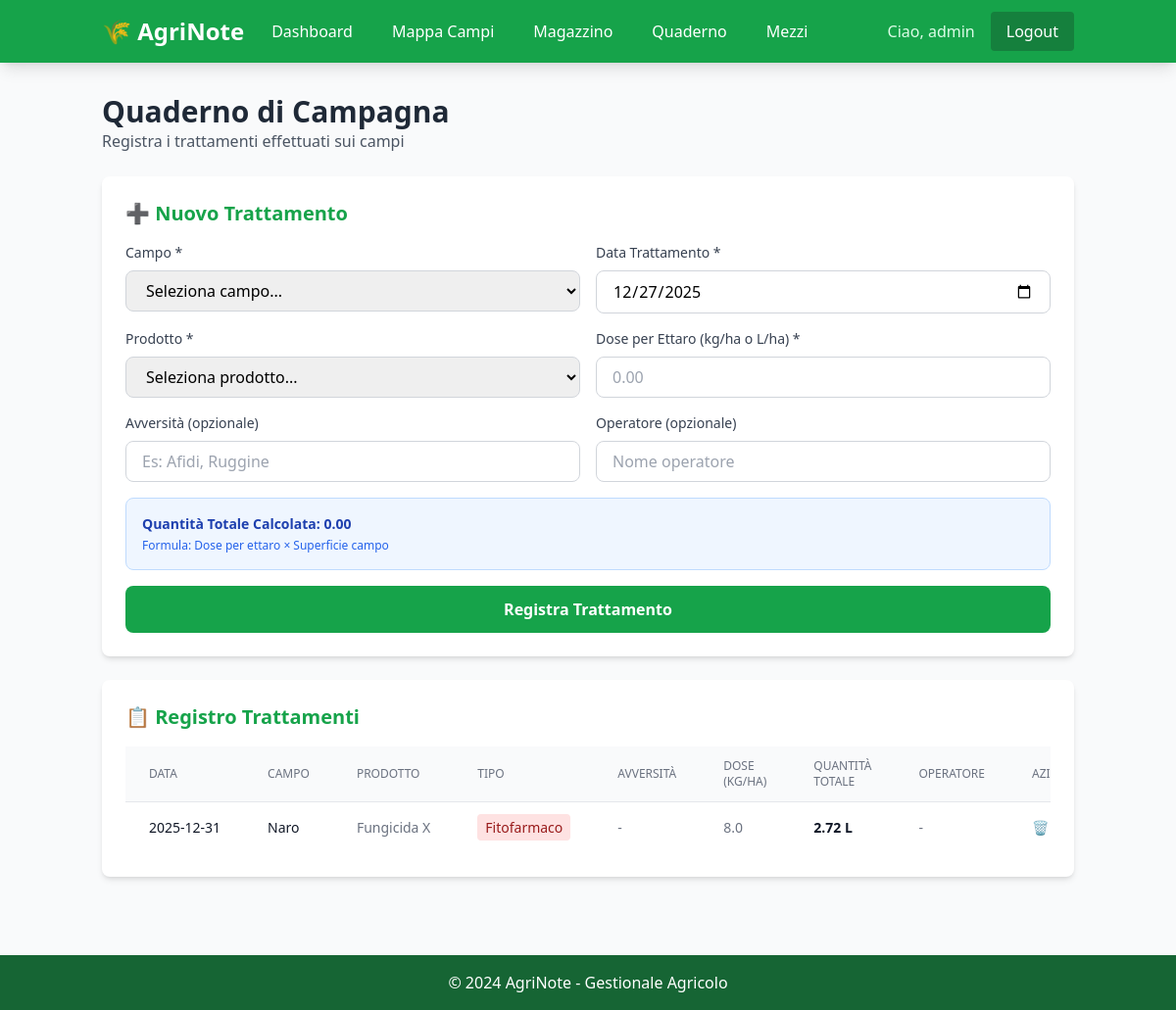
The page /quaderno (signed in) on the database its author committed.
### models.py (models this page shows)
class User(Base):
    __tablename__ = "users"
    id = Column(Integer, primary_key=True, index=True)
    username = Column(String, unique=True, index=True, nullable=False)
    password_hash = Column(String, nullable=False)
    aziende = relationship("Azienda", back_populates="user", cascade="all, delete-orphan")

class Trattamento(Base):
    __tablename__ = "trattamenti"
    id = Column(Integer, primary_key=True, index=True)
    campo_id = Column(Integer, ForeignKey("campi.id"), nullable=False)
    data = Column(Date, nullable=False)
    prodotto_id = Column(Integer, ForeignKey("prodotti.id"), nullable=False)
    avversita = Column(String, nullable=True)
    quantita_per_ettaro = Column(Float, nullable=False)
    quantita_totale = Column(Float, nullable=False)  # Calcolata: dose * ettari
    operatore = Column(String, nullable=True)
    campo = relationship("Campo", back_populates="trattamenti")
    prodotto = relationship("Prodotto", back_populates="trattamenti")

class Campo(Base):
    __tablename__ = "campi"
    id = Column(Integer, primary_key=True, index=True)
    azienda_id = Column(Integer, ForeignKey("aziende.id"), nullable=False)
    nome = Column(String, nullable=False)
    superficie_ettari = Column(Float, nullable=False)
    coordinate_poligono = Column(JSON, nullable=True)  # Lista di coordinate [lat, lng]
    centro_lat = Column(Float, nullable=True)  # Latitudine centro campo
    centro_lng = Column(Float, nullable=True)  # Longitudine centro campo
    coltura_attuale = Column(String, nullable=True)
    azienda = relationship("Azienda", back_populates="campi")
    trattamenti = relationship("Trattamento", back_populates="campo", cascade="all, delete-orphan")

class Prodotto(Base):
    __tablename__ = "prodotti"
    id = Column(Integer, primary_key=True, index=True)
    azienda_id = Column(Integer, ForeignKey("aziende.id"), nullable=False)
    nome_commerciale = Column(String, nullable=False)
    tipo = Column(Enum(TipoProdotto), nullable=False)
    quantita_disponibile = Column(Float, nullable=False)
    unita_misura = Column(String, nullable=False)  # "kg" o "L"
    azienda = relationship("Azienda", back_populates="prodotti")
    trattamenti = relationship("Trattamento", back_populates="prodotto")

### main.py (the view)
@app.get("/quaderno", response_class=HTMLResponse)
async def quaderno(request: Request, db: Session = Depends(get_db)):
    user = require_auth(request, db)
    azienda = db.query(Azienda).filter(Azienda.user_id == user.id).first()
    if not azienda:
        raise HTTPException(status_code=404, detail="Azienda non trovata")
    campi = db.query(Campo).filter(Campo.azienda_id == azienda.id).all()
    prodotti = db.query(Prodotto).filter(Prodotto.azienda_id == azienda.id).all()
    try:
        trattamenti = db.query(Trattamento).join(Campo).filter(
            Campo.azienda_id == azienda.id
        ).order_by(Trattamento.data.desc()).all()
    except Exception as e:
        print(f"WARNING: Errore query trattamenti: {e}")
        tutti_trattamenti = db.query(Trattamento).all()
        trattamenti = []
        for tr in tutti_trattamenti:
            try:
                if tr.campo and tr.campo.azienda_id == azienda.id:
                    trattamenti.append(tr)
            except:
                pass
        trattamenti.sort(key=lambda x: x.data, reverse=True)
    return templates.TemplateResponse("quaderno.html", {
        "request": request,
        "user": user,
        "azienda": azienda,
        "campi": campi,
        "prodotti": prodotti,
        "trattamenti": trattamenti,
        "oggi": date.today()
    })

### templates/quaderno.html (shortened to what this page needs)
{% extends "base.html" %}
{% block content %}
<div class="mb-6">
    <h2 class="text-3xl font-bold text-gray-800">Quaderno di Campagna</h2>
    <p class="text-gray-600">Registra i trattamenti effettuati sui campi</p>
</div>
<div class="bg-white rounded-lg shadow-md p-6 mb-6">
    <h3 class="text-xl font-semibold text-green-600 mb-4">➕ Nuovo Trattamento</h3>
    <form method="POST" action="/quaderno/trattamento/nuovo" class="grid grid-cols-1 md:grid-cols-2 gap-4">
        <div>
            <label for="campo_id" class="block text-sm font-medium text-gray-700 mb-2">
                Campo *
            </label>
            <select
                id="campo_id"
                name="campo_id"
                required
                class="w-full px-4 py-2 border border-gray-300 rounded-lg focus:ring-2 focus:ring-green-500"
            >
                <option value="">Seleziona campo...</option>
            </select>
        </div>
        <div>
            <label for="data" class="block text-sm font-medium text-gray-700 mb-2">
                Data Trattamento *
            </label>
            <input
                type="date"
                id="data"
                name="data"
                required
                value="{{ oggi.isoformat() if oggi else '' }}"
                class="w-full px-4 py-2 border border-gray-300 rounded-lg focus:ring-2 focus:ring-green-500"
            >
        </div>
        <div>
            <label for="prodotto_id" class="block text-sm font-medium text-gray-700 mb-2">
                Prodotto *
            </label>
            <select
                id="prodotto_id"
                name="prodotto_id"
                required
                class="w-full px-4 py-2 border border-gray-300 rounded-lg focus:ring-2 focus:ring-green-500"
            >
                <option value="">Seleziona prodotto...</option>
            </select>
        </div>
        <div>
            <label for="quantita_per_ettaro" class="block text-sm font-medium text-gray-700 mb-2">
                Dose per Ettaro (kg/ha o L/ha) *
            </label>
            <input
                type="number"
                id="quantita_per_ettaro"
                name="quantita_per_ettaro"
                step="0.01"
                required
                class="w-full px-4 py-2 border border-gray-300 rounded-lg focus:ring-2 focus:ring-green-500"
                placeholder="0.00"
            >
        </div>
        <div>
            <label for="avversita" class="block text-sm font-medium text-gray-700 mb-2">
                Avversità (opzionale)
            </label>
            <input
                type="text"
                id="avversita"
                name="avversita"
                class="w-full px-4 py-2 border border-gray-300 rounded-lg focus:ring-2 focus:ring-green-500"
                placeholder="Es: Afidi, Ruggine"
            >
        </div>
        <div>
            <label for="operatore" class="block text-sm font-medium text-gray-700 mb-2">
                Operatore (opzionale)
            </label>
            <input
                type="text"
                id="operatore"
                name="operatore"
                class="w-full px-4 py-2 border border-gray-300 rounded-lg focus:ring-2 focus:ring-green-500"
                placeholder="Nome operatore"
            >
        </div>
        <div class="md:col-span-2">
            <div class="bg-blue-50 border border-blue-200 rounded-lg p-4 mb-4">
                <p class="text-sm text-blue-800">
                    <strong>Quantità Totale Calcolata:</strong>
                    <span id="quantitaTotale" class="font-bold">0.00</span>
                </p>
                <p class="text-xs text-blue-600 mt-1">
                    Formula: Dose per ettaro × Superficie campo
                </p>
            </div>
            <button
                type="submit"
                class="w-full bg-green-600 hover:bg-green-700 text-white font-semibold py-3 rounded-lg transition duration-200"
            >
                Registra Trattamento
            </button>
        </div>
    </form>
</div>
<div class="bg-white rounded-lg shadow-md p-6">
    <h3 class="text-xl font-semibold text-green-600 mb-4">📋 Registro Trattamenti</h3>
    {% if trattamenti %}
    <div class="overflow-x-auto">
        <table class="min-w-full divide-y divide-gray-200">
            <thead class="bg-gray-50">
                <tr>
                    <th class="px-6 py-3 text-left text-xs font-medium text-gray-500 uppercase">Data</th>
                    <th class="px-6 py-3 text-left text-xs font-medium text-gray-500 uppercase">Campo</th>
                    <th class="px-6 py-3 text-left text-xs font-medium text-gray-500 uppercase">Prodotto</th>
                    <th class="px-6 py-3 text-left text-xs font-medium text-gray-500 uppercase">Tipo</th>
                    <th class="px-6 py-3 text-left text-xs font-medium text-gray-500 uppercase">Avversità</th>
                    <th class="px-6 py-3 text-left text-xs font-medium text-gray-500 uppercase">Dose (kg/ha)</th>
                    <th class="px-6 py-3 text-left text-xs font-medium text-gray-500 uppercase">Quantità Totale</th>
                    <th class="px-6 py-3 text-left text-xs font-medium text-gray-500 uppercase">Operatore</th>
                    <th class="px-6 py-3 text-left text-xs font-medium text-gray-500 uppercase">Azioni</th>
                </tr>
            </thead>
            <tbody class="bg-white divide-y divide-gray-200">
                {% for trattamento in trattamenti %}
                <tr>
                    <td class="px-6 py-4 whitespace-nowrap text-sm text-gray-900">{{ trattamento.data }}</td>
                    <td class="px-6 py-4 whitespace-nowrap text-sm font-medium text-gray-900">{{ trattamento.campo.nome }}</td>
                    <td class="px-6 py-4 whitespace-nowrap text-sm text-gray-500">{{ trattamento.prodotto.nome_commerciale }}</td>
                    <td class="px-6 py-4 whitespace-nowrap text-sm">
                        <span class="px-2 py-1 rounded {% if trattamento.prodotto.tipo.value == 'Fitofarmaco' %}bg-red-100 text-red-800{% else %}bg-blue-100 text-blue-800{% endif %}">
                            {{ trattamento.prodotto.tipo.value }}
                        </span>
                    </td>
                    <td class="px-6 py-4 whitespace-nowrap text-sm text-gray-500">{{ trattamento.avversita or "-" }}</td>
                    <td class="px-6 py-4 whitespace-nowrap text-sm text-gray-500">{{ trattamento.quantita_per_ettaro }}</td>
                    <td class="px-6 py-4 whitespace-nowrap text-sm font-semibold text-gray-900">{{ trattamento.quantita_totale }} {{ trattamento.prodotto.unita_misura }}</td>
                    <td class="px-6 py-4 whitespace-nowrap text-sm text-gray-500">{{ trattamento.operatore or "-" }}</td>
                    <td class="px-6 py-4 whitespace-nowrap text-sm">
                        <button
                            onclick="eliminaTrattamento({{ trattamento.id }}, '{{ trattamento.campo.nome }}', '{{ trattamento.data }}')"
                            class="text-red-600 hover:text-red-800 hover:underline"
                            title="Elimina trattamento"
                        >
                            🗑️ Elimina
                        </button>
                    </td>
                </tr>
                {% endfor %}
            </tbody>
        </table>
    </div>
    {% else %}
    <p class="text-gray-500">Nessun trattamento registrato. Aggiungi il primo trattamento!</p>
    {% endif %}
</div>
{% endblock %}

### templates/base.html (shortened to what this page needs)
<!DOCTYPE html>
<html lang="it">
<head>
    <script src="https://cdn.tailwindcss.com"></script>
    <link rel="stylesheet" href="https://unpkg.com/leaflet@1.9.4/dist/leaflet.css" />
</head>
<body class="bg-gray-50">
    <nav class="bg-green-600 text-white shadow-lg">
        <div class="container mx-auto px-4 py-3">
            <div class="flex justify-between items-center">
                <div class="flex items-center space-x-4">
                    <h1 class="text-2xl font-bold">🌾 AgriNote</h1>
                    <a href="/dashboard" class="hover:text-green-200 px-3 py-2 rounded">Dashboard</a>
                    <a href="/mappa" class="hover:text-green-200 px-3 py-2 rounded">Mappa Campi</a>
                    <a href="/magazzino" class="hover:text-green-200 px-3 py-2 rounded">Magazzino</a>
                    <a href="/quaderno" class="hover:text-green-200 px-3 py-2 rounded">Quaderno</a>
                    <a href="/mezzi" class="hover:text-green-200 px-3 py-2 rounded">Mezzi</a>
                </div>
                <div class="flex items-center space-x-4">
                    {% if user %}
                    <span class="text-green-100">Ciao, {{ user.username }}</span>
                    <a href="/logout" class="bg-green-700 hover:bg-green-800 px-4 py-2 rounded">Logout</a>
                    {% endif %}
                </div>
            </div>
        </div>
    </nav>
    <main class="container mx-auto px-4 py-8">
        {% block content %}{% endblock %}
    </main>
    <footer class="bg-green-800 text-white text-center py-4 mt-12">
        <p>&copy; 2024 AgriNote - Gestionale Agricolo</p>
    </footer>
</body>
</html>

### templates/base.html (style rules this page uses)
body { font-family: 'Segoe UI', Tahoma, Geneva, Verdana, sans-serif; }

### rows shown on the page
User: username "admin"
Trattamento: data "2025-12-31", campo.nome "Naro", prodotto.nome_commerciale "Fungicida X", prodotto.tipo.value "Fitofarmaco", avversita "-", quantita_per_ettaro "8.0", quantita_totale "2.72", prodotto.unita_misura "L", operatore "-"
